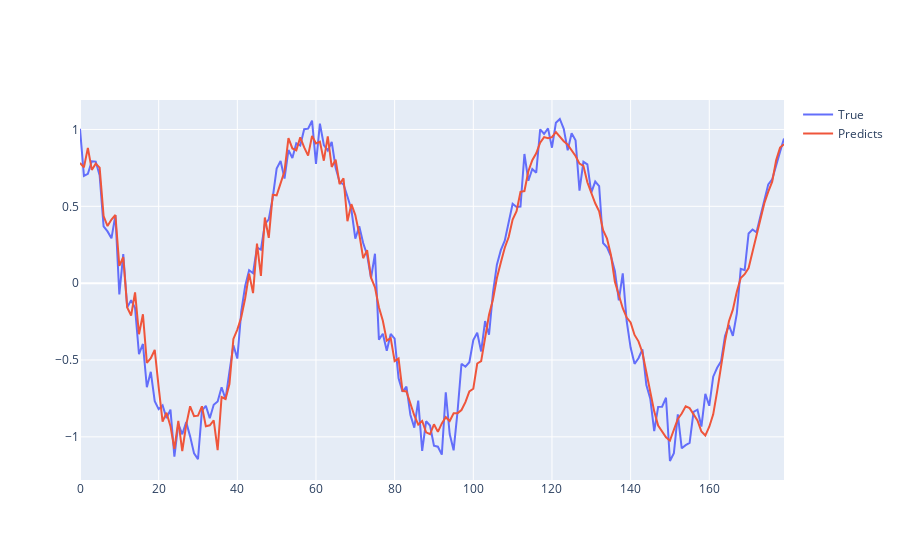

The cell this chart's notebook holds for it:
### Code cell
fig = go.Figure()
fig.add_scatter(y=Y, mode="lines", name="True")
fig.add_scatter(y=preds, mode="lines", name="Predicts")
fig.show()

### Figure 1 — Plotly figure (JSON) as saved in the notebook; plotly's stock layout.template omitted (floating-point values rounded to 4 significant figures; data arrays with more than 128 entries replaced by an {"elided": "..."} marker saying what was removed)
{"data": [{"mode": "lines", "name": "True", "y": {"elided": "180 float values"}, "type": "scatter"}, {"mode": "lines", "name": "Predicts", "y": {"elided": "180 float values"}, "type": "scatter"}], "layout": {}}
